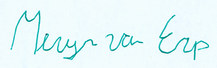
#> input picture Capstone-Website/data/forged/021001_001.png, 217 x 68 px
$ python -i features.py   (imports and definitions only)
#> lines starting #> are read from the running program, lines starting #| are printed output that depends on the picture
import numpy as np
import cv2
import os
import matplotlib
import matplotlib.pyplot as plt
import matplotlib.image as mpimg
import matplotlib.cm as cm
from scipy import ndimage
from skimage.measure import regionprops
from skimage import io
from skimage.filters import threshold_otsu  # For finding the threshold for grayscale to binary conversion


# [25 lines left out: functions Ratio, Centroid, not called in this run]


def EccentricitySolidity(img):
    r = regionprops(img)
    return r[0].eccentricity, r[0].solidity


# [30 lines left out: function SkewKurtosis, not called in this run]


def get_contour_features(im, display=False):
    '''
    :param im: input preprocessed image | from function in prepoc.py | done in run.py
    :param display: flag - if true display Project_Images
    :return:aspect ratio of bounding rectangle, area of : bounding rectangle, contours and convex hull
    '''

    rect = cv2.minAreaRect(cv2.findNonZero(im))
    box = cv2.boxPoints(rect)
    box = np.int0(box)

    w = np.linalg.norm(box[0] - box[1])
    h = np.linalg.norm(box[1] - box[2])

    aspect_ratio = max(w, h) / min(w, h)
    bounding_rect_area = w * h

    if display:
        image1 = cv2.drawContours(im.copy(), [box], 0, (120, 120, 120), 2)
        cv2.imshow("a", cv2.resize(image1, (0, 0), fx=2.5, fy=2.5))
        cv2.waitKey()

    hull = cv2.convexHull(cv2.findNonZero(im))

    if display:
        convex_hull_image = cv2.drawContours(im.copy(), [hull], 0, (120, 120, 120), 2)
        cv2.imshow("a", cv2.resize(convex_hull_image, (0, 0), fx=2.5, fy=2.5))
        cv2.waitKey()
    try:
        contours, hierarchy = cv2.findContours(im.copy(), cv2.RETR_TREE, cv2.CHAIN_APPROX_SIMPLE)
    except:
        print("An exception occurred")

    if display:
        contour_image = cv2.drawContours(im.copy(), contours, -1, (120, 120, 120), 3)
        cv2.imshow("a", cv2.resize(contour_image, (0, 0), fx=2.5, fy=2.5))
        cv2.waitKey()

    contour_area = 0
    for cnt in contours:
        contour_area += cv2.contourArea(cnt)
    hull_area = cv2.contourArea(hull)

    return aspect_ratio, bounding_rect_area, hull_area, contour_area

>>> import cv2
>>> picture = cv2.imread('data/forged/021001_001.png', cv2.IMREAD_GRAYSCALE)
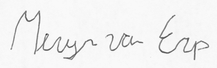
#> picture: shape (68, 217); min 45, max 255, mean 241.5
>>> result = get_contour_features(picture)
#> in get_contour_features, `rect = cv2.minAreaRect(cv2.findNonZero(im))`: rect = ((108, 33.5), (67, 216), -90)
#> in get_contour_features, `box = cv2.boxPoints(rect)`: box = [[216, 67], [-2.05e-15, 67], [0, 0], [216, 0]]
#> in get_contour_features, `box = np.int0(box)`: box = [[216, 67], [0, 67], [0, 0], [216, 0]]
#> in get_contour_features, `w = np.linalg.norm(box[0] - box[1])`: w = 216
#> in get_contour_features, `h = np.linalg.norm(box[1] - box[2])`: h = 67
#> in get_contour_features, `aspect_ratio = max(w, h) / min(w, h)`: aspect_ratio = 3.22
#> in get_contour_features, `bounding_rect_area = w * h`: bounding_rect_area = 14472
#> in get_contour_features, `hull = cv2.convexHull(cv2.findNonZero(im))`: hull = [[216, 67], [0, 67], [0, 0], [216, 0]]
#> in get_contour_features, `contours, hierarchy = cv2.findContours(im.copy(), cv2.RETR_TREE, cv2.C..`: contours = [[[0, 0], [0, 67], [216, 67], [216, 0]]]
#> the loop in get_contour_features, `for cnt in contours:` made 1 pass
#> (cnt, contour_area) on pass 1: ([[0, 0], [0, 67], [216, 67], [216, 0]], 14472)
#> after the loop in get_contour_features, `for cnt in contours:`: contour_area = 14472
#> result = (3.22, 14472, 14472, 14472)

$ run again, on Capstone-Website/data/forged/021001_004.png
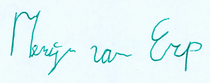
#> input picture Capstone-Website/data/forged/021001_004.png, 210 x 83 px
#> `picture = cv2.imread('data/forged/021001_001.png', cv2.IMREAD_GRAYSCALE)`:
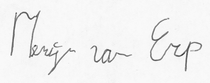
#> picture: shape (83, 210); min 47, max 255, mean 241.6
#> rect = ((104.5, 41), (82, 209), -90)
#> in get_contour_features, `box = cv2.boxPoints(rect)`: box = [[209, 82], [3.05e-05, 82], [3.05e-05, 0], [209, 0]]
#> in get_contour_features, `box = np.int0(box)`: box = [[209, 81], [0, 81], [0, 0], [209, 0]]
#> w = 209
#> h = 81
#> aspect_ratio = 2.58
#> bounding_rect_area = 16929
#> hull = [[209, 82], [0, 82], [0, 0], [209, 0]]
#> contours = [[[0, 0], [0, 82], [209, 82], [209, 0]]]
#> the loop in get_contour_features, `for cnt in contours:` made 1 pass
#> (cnt, contour_area) on pass 1: ([[0, 0], [0, 82], [209, 82], [209, 0]], 17138)
#> after the loop in get_contour_features, `for cnt in contours:`: contour_area = 17138
#> result = (2.58, 16929, 17138, 17138)

$ run again, on Capstone-Website/data/forged/021002_002.png
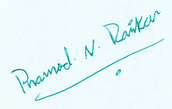
#> input picture Capstone-Website/data/forged/021002_002.png, 172 x 109 px
#> `picture = cv2.imread('data/forged/021001_001.png', cv2.IMREAD_GRAYSCALE)`:
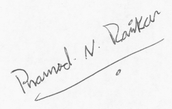
#> picture: shape (109, 172); min 68, max 255, mean 242.4
#> rect = ((85.5, 54), (108, 171), -90)
#> in get_contour_features, `box = cv2.boxPoints(rect)`: box = [[171, 108], [-3.31e-15, 108], [0, 0], [171, 0]]
#> in get_contour_features, `box = np.int0(box)`: box = [[171, 108], [0, 108], [0, 0], [171, 0]]
#> w = 171
#> h = 108
#> aspect_ratio = 1.58
#> bounding_rect_area = 18468
#> hull = [[171, 108], [0, 108], [0, 0], [171, 0]]
#> contours = [[[0, 0], [0, 108], [171, 108], [171, 0]]]
#> the loop in get_contour_features, `for cnt in contours:` made 1 pass
#> (cnt, contour_area) on pass 1: ([[0, 0], [0, 108], [171, 108], [171, 0]], 18468)
#> after the loop in get_contour_features, `for cnt in contours:`: contour_area = 18468
#> result = (1.58, 18468, 18468, 18468)

$ run again, on Capstone-Website/data/forged/021002_004.png
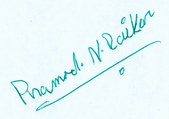
#> input picture Capstone-Website/data/forged/021002_004.png, 169 x 119 px
#> `picture = cv2.imread('data/forged/021001_001.png', cv2.IMREAD_GRAYSCALE)`:
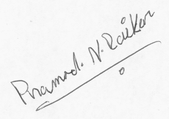
#> picture: shape (119, 169); min 66, max 255, mean 242.2
#> rect = ((84, 59), (118, 168), -90)
#> in get_contour_features, `box = cv2.boxPoints(rect)`: box = [[168, 118], [-3.61e-15, 118], [0, 0], [168, 0]]
#> in get_contour_features, `box = np.int0(box)`: box = [[168, 118], [0, 118], [0, 0], [168, 0]]
#> w = 168
#> h = 118
#> aspect_ratio = 1.42
#> bounding_rect_area = 19824
#> hull = [[168, 118], [0, 118], [0, 0], [168, 0]]
#> contours = [[[0, 0], [0, 118], [168, 118], [168, 0]]]
#> the loop in get_contour_features, `for cnt in contours:` made 1 pass
#> (cnt, contour_area) on pass 1: ([[0, 0], [0, 118], [168, 118], [168, 0]], 19824)
#> after the loop in get_contour_features, `for cnt in contours:`: contour_area = 19824
#> result = (1.42, 19824, 19824, 19824)
